Frame 1 (no input): blank canvas, image omitted
Frame 60 (no input): blank canvas, image omitted
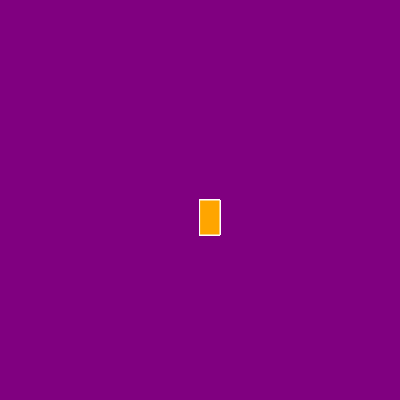
Frame 120 (the mouse pressed at the canvas centre since frame 60)

The p5.js sketch whose frames 1 and 60 were blank and that drew this single picture after the mouse press (run headless with seeded random() and noise() and a simulated clock; from frame 60 on, the mouse is pressed at the canvas centre):

// p5.js sketch
// ── sketch.js
function setup() {
    createCanvas(400, 400);
    background("purple");
  }
  
  function draw() {
    
  
    stroke("white");
    fill("orange");
  
    //console.log(mouseIsPressed);
  
    if (mouseIsPressed) {
      rect(mouseX, mouseY, 20, 35);
    }
  }
  
